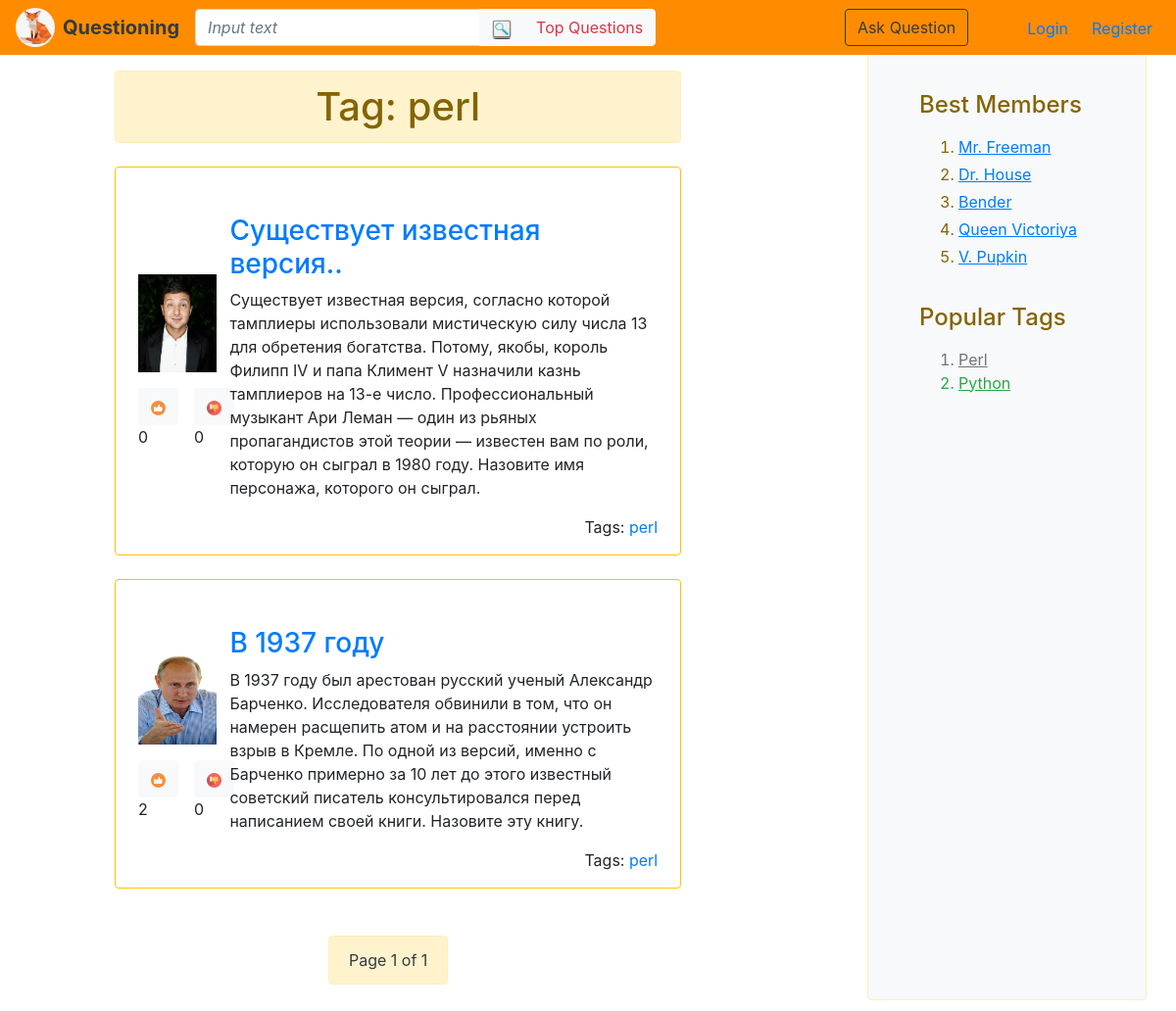
The page /tag/perl on the database its author committed.
### questions/models.py (models this page shows)
class Tag(models.Model):
    text = models.CharField(max_length=64, unique=True, db_index=True)
    objects = TagsManager()

class Question(models.Model):
    title = models.CharField(max_length=255)
    text = models.TextField()
    tags = models.ManyToManyField(Tag)
    author = models.ForeignKey(
        settings.AUTH_USER_MODEL,
        on_delete=models.CASCADE,
        null=True,
    )
    creation_time = models.DateTimeField(default=timezone.now)
    votes = GenericRelation(LikeDislike, related_query_name='articles')
    objects = QuestionManager()

class Profile(AbstractUser):
    avatar = models.ImageField(upload_to='ask_nkuznecova/static/images/')

### questions/views.py (the view)
# urls.py: path('tag/<tag_name>', views.tag_then_questions, name='tag'),
def tag_then_questions(request, tag_name, page=1):
    tag_questions = Question.objects.tag_search(tag_name)
    questions = pagination(request, tag_questions, 2, page)
    return render(request, 'questions/tagThenQuestions.html', {'tag': tag_name, 'questions': questions})

### questions/models.py (called while the page is built)
    def likes(self):
        return self.get_queryset().filter(vote__gt=0)

    def dislikes(self):
        return self.get_queryset().filter(vote__lt=0)

    def tag_search(self, input_tag):
        return self.filter(tags__text=input_tag)

### questions/pagination.py (called while the page is built)
def pagination(request, data, count, page):
    global paginator_datas_list
    paginator = Paginator(data, count)
    get = request.GET.get('page')
    if get:
        page = int(get)
    try:
        paginator_datas_list = paginator.page(int(page))
    except PageNotAnInteger:
        data_list = paginator.page(1)
    except EmptyPage:
        paginator_datas_list = paginator.page(paginator.num_pages)
    return paginator_datas_list

### questions/templates/questions/tagThenQuestions.html (shortened to what this page needs)
<!DOCTYPE html>
{% extends "questions/base.html" %}
{% load static %}
                {% block main-content %}
                <div class="row justify-content-begin">
                    <div class="col-xl-9 ml-5 pr-4 " >
                 <h1 class="ml-4 mr-0 mt-4 mb-4 text-center alert alert-warning">Tag: {{ tag }}</h1>
                 {% for question in questions %}
                  <div class="row  mb-4 mr-0  p-2  border border-warning rounded ml-4">
                    <div class="col-sm-2  my-auto ">
                        <div class="avatar-thumbnail mb-2">
                            <img src="{{ MEDIA_URL }}{{ question.author.avatar.url|default_if_none:'/static/images/devochka-color.jpg' }}" width="80" height="100">
                        </div>
                        <div class="mt-3    ">
                            <div class="btn-group" role="group">
                                    <div data-id="{{ question.id }}" data-type="article" data-action="like" title="Нравится">
                                             <button type="button" class="btn btn-light"><img src="/static/images/like.jpg" class="rounded" width="15" height="15"></button>
                                            <span data-count="like">{{ question.votes.likes.count }}</span>
                                    </div>
                                    <div data-id="{{ question.id }}" data-type="article" data-action="dislike" title="Не нравится">
                                            <button type="button"  class="btn btn-light"><img src="/static/images/dislike.jpg" class="rounded" width="15" height="15"></button>
                                            <span data-count="dislike">{{ question.votes.dislikes.count }}</span>
                                    </div>
                                </div>
                        </div>
                    </div>
                    <div class="col-lg-10  mt-4">
                        <h3 class="mb-2 mt-3"><a href={% url 'question' question.id %}>{{ question.title }}</a></h3>
                        <p>{{ question.text }}
                        </p>
                        <div class="mb-5">
                            <div class="float-right">
                                <span>Tags:</span>
                                {%  for tag in question.tags.all %}
                                <a href={% url 'tag' tag.text %}> {{ tag.text }}</a>
                                    {% endfor %}
                            </div>
                        </div>
                    </div>
                </div>
                        {% endfor %}
                        {% include 'questions/paginator.html' %}
                        </div>
                    </div>
                {%  endblock %}

### rows shown on the page
Tag: text "perl"
Question: author.avatar (picture), votes.likes.count "0", votes.dislikes.count "0", title "Существует известная версия..", text "Существует известная версия, согласно которой тамплиеры использовали мистическую силу числа 13 для обретения богатства. Потому, якобы, король Филипп IV и папа Климент V назначили казнь тамплиеров на 13-е число. Профессиональный музыкант Ари Леман — один из рьяных пропагандистов этой теории — известен вам по роли, которую он сыграл в 1980 году. Назовите имя персонажа, которого он сыграл."
Question: author.avatar (picture), votes.likes.count "2", votes.dislikes.count "0", title "В 1937 году", text "В 1937 году был арестован русский ученый Александр Барченко. Исследователя обвинили в том, что он намерен расщепить атом и на расстоянии устроить взрыв в Кремле. По одной из версий, именно с Барченко примерно за 10 лет до этого известный советский писатель консультировался перед написанием своей книги. Назовите эту книгу."

### other values the page prints
{{ questions.number }} "1"
{{ questions.paginator.num_pages }} "1"
